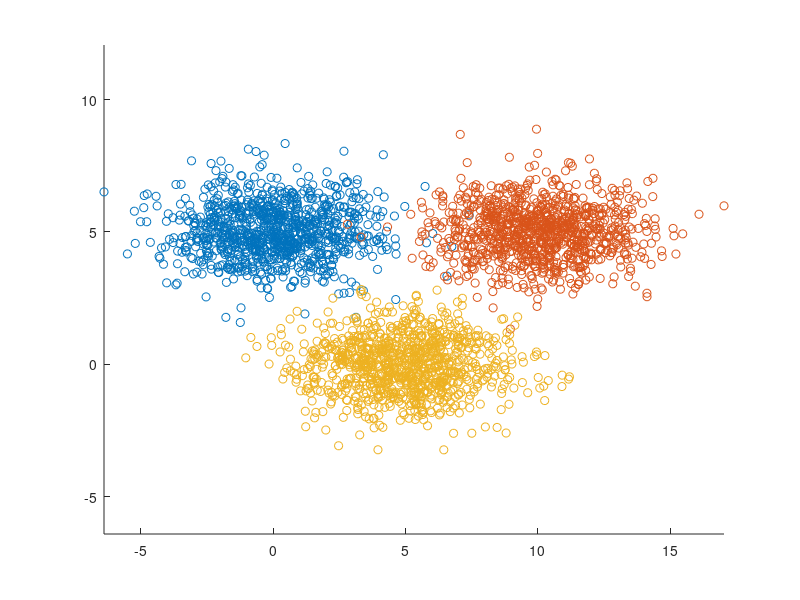

Write the MATLAB code that produced this figure. (Note: this script raises an error after producing the figure.)
function test_snr_T()
addpath('/Users/gkour/drive/PhD/events_analysis/Neural Decoding')

close all
%test_basic_transfer()
test_c_in_middle()
%test_compare_leaning_transfer()
%test_SNR_T_reduces_to_SNR()

end


function test_basic_transfer()

    cov = [4, 0; 0, 1];
    
    samples_m1 = mvnrnd([0 ,5],cov,2000);
    samples_m2 = mvnrnd([10 ,5],cov,2000);
    samples_m3 = mvnrnd([5 ,0],cov,2000);

    
    figure;
    hold on;
    scatter(samples_m1(:,1),samples_m1(:,2))
    scatter(samples_m2(:,1),samples_m2(:,2))
    scatter(samples_m3(:,1),samples_m3(:,2))
    axis equal;
    hold off;
    
    [geom1.centroid, geom1.D, geom1.U, geom1.Ri, geom1.N] = extract_geometry(samples_m1);
    [geom2.centroid, geom2.D, geom2.U, geom2.Ri, geom2.N] = extract_geometry(samples_m2); 
    [geom3.centroid, geom3.D, geom3.U, geom3.Ri, geom3.N] = extract_geometry(samples_m3);
    
    
    [snr,error_c] = SNR_T(geom1, geom2, geom3);
    arrayfun(snr, 1:200)
    arrayfun(error_c, 1:200)
    
            
end


function test_c_in_middle()

    cov = [4, 0; 0, 1];
    P=1000;
    centroid1 = [0 ,5];
    centroid2 = [10 ,5];
    centroid3 = [5 ,0];
    samples_m1 = mvnrnd(centroid1,cov,P);
    samples_m2 = mvnrnd(centroid2,cov,P);
    samples_m3 = mvnrnd(centroid3,cov,P);

    
    figure;
    hold on;
    scatter(samples_m1(:,1),samples_m1(:,2))
    scatter(samples_m2(:,1),samples_m2(:,2))
    scatter(samples_m3(:,1),samples_m3(:,2))
    axis equal;
    hold off;
    
    geom1.N = P;
    geom1.centroid = centroid1;
    geom1.Ri = flipud(sqrt(diag(cov)*P));
    geom1.D = sum(geom1.Ri.^2)^2 / sum(geom1.Ri.^4);
    geom1.U = [0,1;1,0]; 
    
    geom2 = geom1;
    geom2.centroid = centroid2;
    geom3 = geom1;
    geom3.centroid = centroid3;
    
    
    [snr,error_c] = SNR_T(geom1, geom2, geom3);
    assert(abs(error_c(100)-0.5)<0.001)
    
            
end

function test_compare_leaning_transfer()

    cov = [4, 0; 0, 1];
    
    samples_m1 = mvnrnd([0 ,5],cov,200);
    samples_m2 = mvnrnd([10 ,5],cov,200);
    samples_m2_leaning = mvnrnd([10 ,5],[4,2;2,4],200);
    samples_m3 = mvnrnd([3 ,0],cov,200);

    
    figure;
    hold on;
    scatter(samples_m1(:,1),samples_m1(:,2))
    scatter(samples_m2_leaning(:,1),samples_m2_leaning(:,2))
    scatter(samples_m3(:,1),samples_m3(:,2))
    axis equal;
    hold off;
    
    [geom1.centroid, geom1.D, geom1.U, geom1.Ri, geom1.N] = extract_geometry(samples_m1);
    [geom2.centroid, geom2.D, geom2.U, geom2.Ri, geom2.N] = extract_geometry(samples_m2);
    [geom2_l.centroid, geom2_l.D, geom2_l.U, geom2_l.Ri, geom2_l.N] = extract_geometry(samples_m2_leaning);
    [geom3.centroid, geom3.D, geom3.U, geom3.Ri, geom3.N] = extract_geometry(samples_m3);
    
    
    [~,error_c] = SNR_T(geom1, geom2, geom3);
    a = arrayfun(error_c, 1:20);
    [~,error_c] = SNR_T(geom1, geom2_l, geom3);
    b = arrayfun(error_c, 1:20);
    
    assert(all(a<b))
    
            
end


function test_SNR_T_reduces_to_SNR()
    cov = [4, 0; 0, 1];
    P = 1000;
    samples_m1 = mvnrnd([0 ,0],cov,P);
    samples_m2 = mvnrnd([4 ,0],cov,P);
    
    figure;
    hold on;
    scatter(samples_m1(:,1),samples_m1(:,2))
    scatter(samples_m2(:,1),samples_m2(:,2))
    axis equal;
    hold off;
    
    
    [geom1.centroid, geom1.D, geom1.U, geom1.Ri, geom1.N] = extract_geometry(samples_m1);
    [geom2.centroid, geom2.D, geom2.U, geom2.Ri, geom2.N] = extract_geometry(samples_m2); 
    
    [~,error_snr] = SNR(geom1, geom2);
    snr_error_res = arrayfun(error_snr, 1:200)
    
    [~,error_snrT] = SNR_T(geom1, geom2, geom1);
    snrT_error_res = arrayfun(error_snrT, 1:200)
    
    assert(all(abs(snr_error_res-snrT_error_res)<0.0001))
    
end
